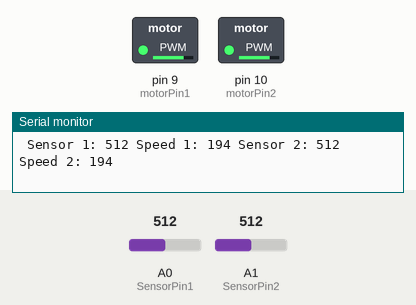
Recording of a sketch running on a simulated Arduino Uno, built with avr-gcc and run on an emulated ATmega328P. Parts: switched loads named in the sketch (green lamp = pin HIGH), the last lines printed to the serial monitor. The inputs (shaded band) are chosen by the test bench; at power-on: A0 (SensorPin1) = 512, A1 (SensorPin2) = 512.

Above: at 1.2 s.
1.3 s: A0 (SensorPin1) set to 306
At 2.1 s:
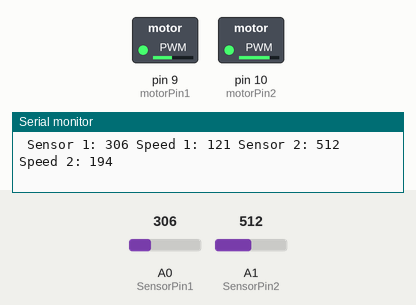
2.9 s: A1 (SensorPin2) set to 306
At 3.7 s:
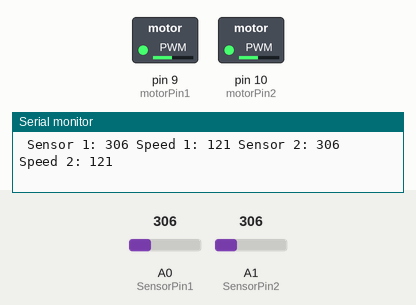
4.5 s: A0 (SensorPin1) set to 1023
At 5.3 s:
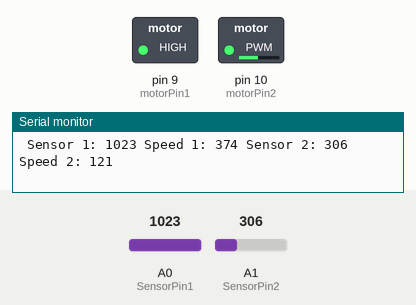
6.1 s: A1 (SensorPin2) set to 0
At 6.9 s:
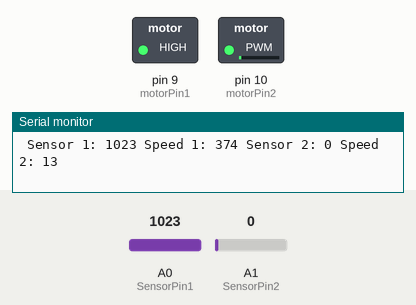
7.7 s: A0 (SensorPin1) set to 122
At 8.4 s:
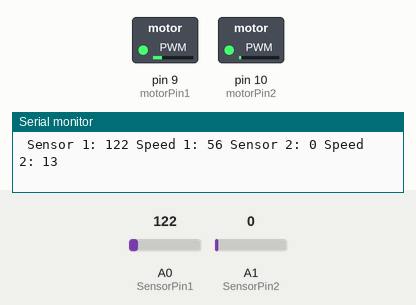
9.3 s: A1 (SensorPin2) set to 511
At 10.0 s:
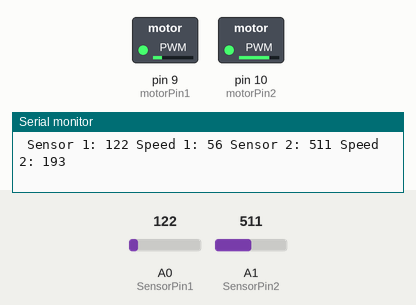
Timing chart, 0 to 11.9 s (numbered marks = the images above; inputs shaded):
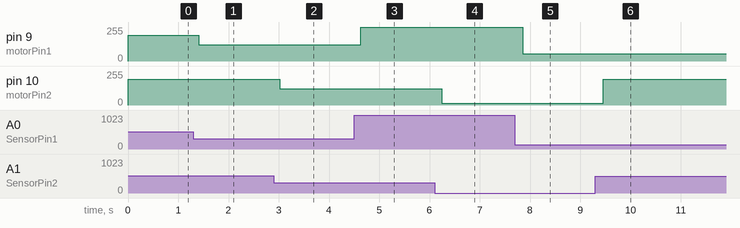

Measured:
- after the input at 1.3 s, pin 9 (motorPin1): 194/255 → 121/255 after 0.11 s
- after the input at 2.9 s, pin 10 (motorPin2): 194/255 → 121/255 after 0.12 s
- after the input at 4.5 s, pin 9 (motorPin1): 121/255 → 255/255 after 0.13 s
- after the input at 6.1 s, pin 10 (motorPin2): 121/255 → 13/255 after 0.14 s
- after the input at 7.7 s, pin 9 (motorPin1): 255/255 → 56/255 after 0.15 s
- after the input at 9.3 s, pin 10 (motorPin2): 13/255 → 193/255 after 0.16 s

The sketch:

group1.ino
```cpp
// (licence header left out)
//connected pins
int motorPin1 = 9;
int motorPin2 = 10;
int SensorPin1 = A0;
int SensorPin2 = A1;
//variables
int sensorReading1 = 0;
int sensorReading2 = 0;
int speed1 = 0;
int speed2 = 0;

//the setup routine runs once
void setup()
{
  pinMode(motorPin1, OUTPUT); //set the DC Motor 1 as an output
  pinMode(motorPin2, OUTPUT); //set the DC Motor 2 as an output
  Serial.begin(9600); //begin serial communication at 9600 baud rate
}

// the loop routine runs over and over
void loop()
{
  //store the sensor values
  int sensorReading1 = analogRead(SensorPin1);
  int sensorReading2 = analogRead(SensorPin2);
  //remap the values of the sensors to the speed of the DC motors
  int speed1 = map(sensorReading1, 20, 670, 20, 250);
  int speed2 = map(sensorReading2, 20, 670, 20, 250);
  //apply the remapped values to the speed of the DC motor
  analogWrite(motorPin1, speed1);
  analogWrite(motorPin2, speed2);
  //display the desired information on the Serial Monitor
  Serial.print(" Sensor 1: ");
  Serial.print(sensorReading1);
  Serial.print(" Speed 1: ");
  Serial.print(speed1);
  Serial.print(" Sensor 2: ");
  Serial.print(sensorReading2);
  Serial.print(" Speed 2: ");
  Serial.println(speed2);
  //wait 200 milliseconds seconds
  delay(200);
}
```
